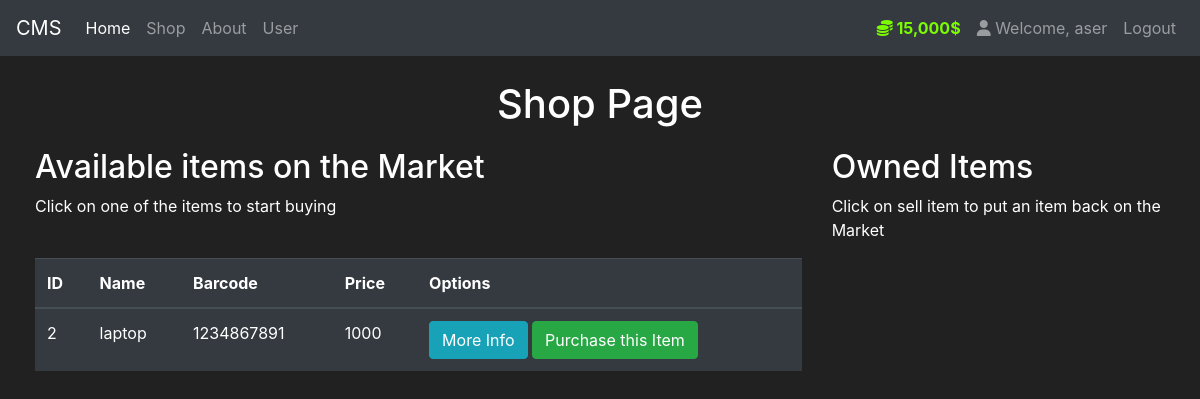
/shop (signed in), run on an earlier commit of the app's database.
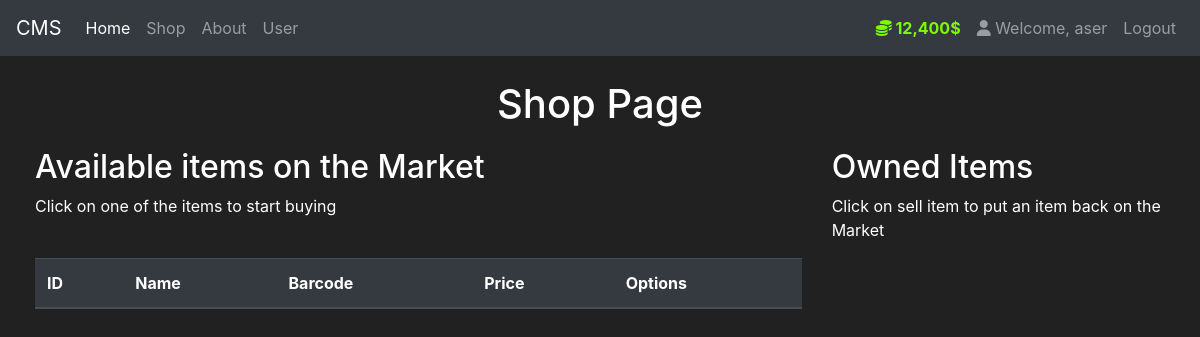
And on a later commit of the database.
### market/models.py (models this page shows, shortened)
class User(db.Model, UserMixin):
    user_id = db.Column(db.Integer(), primary_key=True)
    user_name = db.Column(db.String(length=30), nullable=False, unique=True)
    email_address = db.Column(db.String(length=50), nullable=False, unique=True)
    password_hash = db.Column(db.String(length=60), nullable=False)
    budget = db.Column(db.Integer(), nullable=False, default=15000)
    user_items = db.relationship('Item', backref='owned_user', lazy=True)
    @property
    def formatted_budget(self):
        if len(str(self.budget)) >= 4:
            return f'{str(self.budget)[:-3]},{str(self.budget)[-3:]}$'
        else:
            return f'{self.budget}$'
    @property
    def password(self):
        return self.password

class Item(db.Model):
    id = db.Column(db.Integer(), primary_key=True)
    name = db.Column(db.String(length=30), nullable=False, unique=True)
    price = db.Column(db.Integer(), nullable=False)
    barcode = db.Column(db.String(length=12), nullable=False, unique=True)
    description = db.Column(db.String(length=1024), nullable=False, unique=True)
    owner = db.Column(db.Integer(), db.ForeignKey('user.user_id'))

### market/routes.py (the view, shortened to what this page needs)
@app.route('/shop', methods=['GET', 'POST'])
@login_required
def shop_page():
    purchase_form = PurchaseItemForm()
    if request.method == "GET":
        items = Item.query.filter_by(owner=None)
        return render_template('shop.html', shop_items=items, page_title='Shop Page', purchase_form=purchase_form)

### market/models.py (called while the page is built)
@login_manager.user_loader
def load_user(user_id):
    return User.query.get(int(user_id))

### market/templates/shop.html (shortened to what this page needs)
{% extends 'base.html' %}
{% block content %}
    <br>
    <h1 style="text-align: center">Shop Page</h1>
    <div class="row" style="margin-top:20px; margin-left:20px">
        <div class="col-8">
            <h2>Available items on the Market</h2>
            <p>Click on one of the items to start buying</p>
            <br>
            <table class="table table-hover table-dark">
                <thead>
                <tr>
                    <th scope="col">ID</th>
                    <th scope="col">Name</th>
                    <th scope="col">Barcode</th>
                    <th scope="col">Price</th>
                    <th scope="col">Options</th>
                </tr>
                </thead>
                <tbody>
                {% for item in shop_items %}
                    <tr>
                        <td>{{ item.id }}</td>
                        <td>{{ item.name }}</td>
                        <td>{{ item.barcode }}</td>
                        <td>{{ item.price }}</td>
                        <td>
                            <button class="btn btn-outline btn-info" data-toggle="modal" data-target="#Modal-MoreInfo-{{ item.id }}">More Info</button>
                            <button class="btn btn-outline btn-success" data-toggle="modal" data-target="#Modal-PurchaseConfirm-{{ item.id }}">Purchase this Item</button>
                        </td>
                    </tr>
                {% endfor %}
                </tbody>
            </table>
        </div>
        <div class="col-4">
            <h2>Owned Items</h2>
            <p>Click on sell item to put an item back on the Market</p>
            <br>
        </div>
    </div>
{% endblock %}

### market/templates/base.html (shortened to what this page needs)
<!doctype html>
<html lang="en">
   <head>
      <link rel="stylesheet" href="https://cdn.jsdelivr.net/npm/bootstrap@4.5.3/dist/css/bootstrap.min.css">
   </head>
   <body>
     <nav class="navbar navbar-expand-md navbar-dark bg-dark">
      <a class="navbar-brand" href="#">CMS</a>
      <div class="collapse navbar-collapse" id="navbarNav">
        <ul class="navbar-nav mr-auto">
            <li class="nav-item active">
                <a class="nav-link" href="{{ url_for('home_page') }}">Home <span class="sr-only">(current)</span></a>
            </li>
            <li class="nav-item">
                <a class="nav-link" href="{{ url_for('shop_page') }}">Shop</a>
            </li>
            <li class="nav-item">
                <a class="nav-link" href="{{ url_for('about_page') }}">About</a>
            </li>
            <li class="nav-item">
                <a class="nav-link" href="{{ url_for('about_page_specific_user', username='Amira') }}">User</a>
            </li>
        </ul>
          {% if current_user.is_authenticated %}
              <ul class="navbar-nav">
                <li class="nav-item">
                    <a class="nav-link" style="color: lawngreen; font-weight: bold">
                        <i class="fas fa-coins"></i>
                        {{ current_user.formatted_budget }}
                    </a>
                </li>
                <li class="nav-item">
                    <a class="nav-link">
                        <i class="fas fa-user"></i>
                        Welcome, {{ current_user.user_name }}
                    </a>
                </li>
                <li class="nav-item">
                    <a class="nav-link" href="{{ url_for('logout_page') }}">Logout</a>
                </li>
            </ul>
          {% endif %}
      </div>
    </nav>
      {% block content %}
      {% endblock %}
   </body>
</html>

### market/templates/base.html (style rules this page uses)
body { background-color: #212121; color: white }

What changed in the data, as far as the page shows it:
no longer on this page (row edited): Item: id "2", name "laptop", barcode "1234867891", price "1000"
changed User "aser": formatted_budget "15,000$" → "12,400$"
